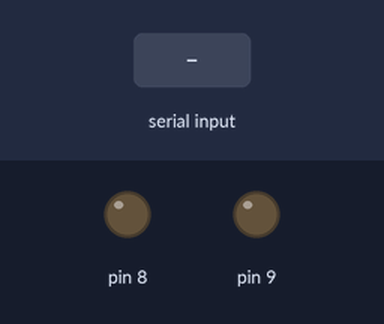
The sketch below on a simulated Arduino Uno, built with avr-gcc and run on an emulated ATmega328P. Shown: output pins drawn as LEDs (lit = HIGH). The inputs (shaded band) are chosen by the test bench.

Above: at 1.2 s.
1.3 s: "a" received over Serial
At 1.9 s:
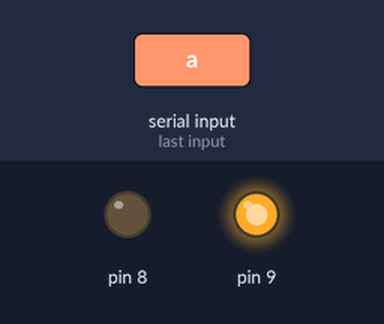
2.8 s: "b" received over Serial
At 3.1 s:
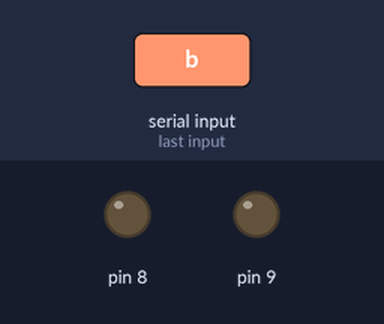
Timing chart, 0 to 5.8 s (numbered marks = the images above; inputs shaded):
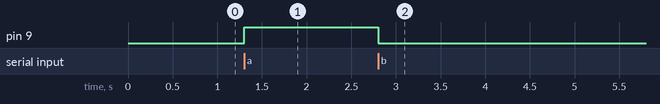

The sketch:

samp.ino
```cpp
void setup(){
//start the Serial connection
Serial.begin(115200);
pinMode(8,OUTPUT);
pinMode(9,OUTPUT);
digitalWrite(8,LOW);
digitalWrite(9,LOW);
}

void loop(){
if (Serial.available()){
char a=Serial.read();
if(a=='a')
{
digitalWrite(9,HIGH);
}
else if(a=='b')
{
digitalWrite(9,LOW);
}
}
}
```

Measured:
- after the input at 1.3 s, pin 9: LOW → HIGH at once
- after the input at 2.8 s, pin 9: HIGH → LOW at once
